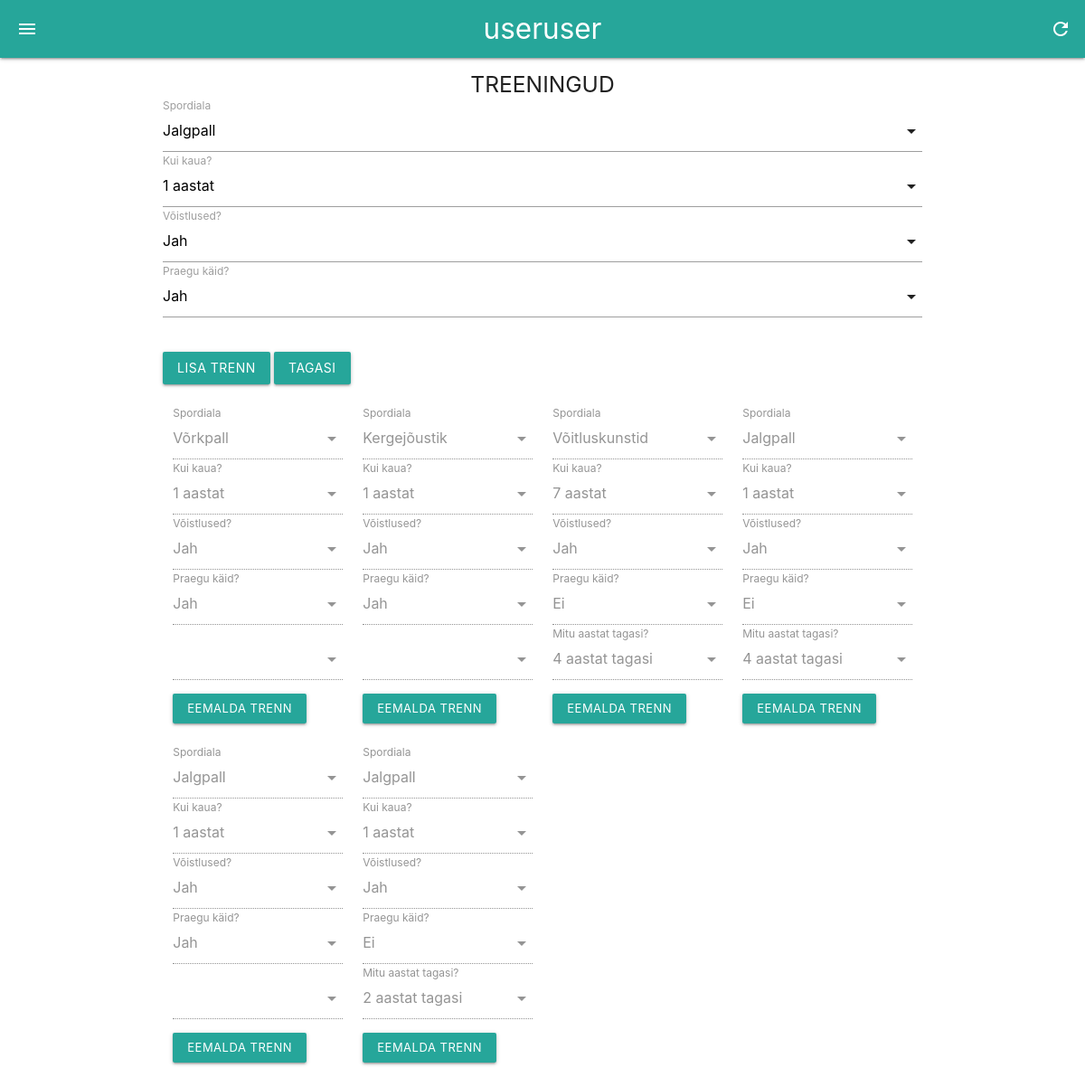
The page /treeningud (signed in) on the database its author committed.
### main.py (models this page shows, shortened)
class User(UserMixin, db.Model):
    id = db.Column(db.Integer, primary_key=True)
    first_name = db.Column(db.String(30))
    last_name = db.Column(db.String(20))
    email = db.Column(db.String(64), unique=True)
    password = db.Column(db.String(80))
    klass_id = db.Column(db.Integer, db.ForeignKey('klass.id'))
    isikukood = db.Column(db.String(11))
    active = db.Column(db.Boolean())
    confirmed_at = db.Column(db.DateTime())
    logs = db.relationship('Log', backref=db.backref('user', lazy=True))
    trainings = db.relationship('Training', backref=db.backref('user', lazy=True))
    roles = db.relationship('Role', secondary=roles_users, backref=db.backref('user', lazy='dynamic'))

class Training(db.Model):
    id = db.Column(db.Integer, primary_key=True)
    user_id = db.Column(db.Integer, db.ForeignKey('user.id'))
    sport_id = db.Column(db.Integer, db.ForeignKey('sport.id'))
    years = db.Column(db.Integer)
    years_ago = db.Column(db.Integer)
    comp = db.Column(db.Boolean)

### main.py (the view, shortened to what this page needs)
@app.route("/treeningud", methods=['POST', 'GET'])
@login_required
def treeningud():
    if not current_user.klass or not current_user.isikukood:
        return redirect(url_for('seaded'))
    form = TrainingsForm(request.form)
    sport_choices = Sport.query.filter_by(type='')
    form.sport.choices = [(s.id, s.sport) for s in sport_choices.all()]
    form.period.choices = [(str(i), str(i) + ' aastat') for i in range(1, 15)]
    form.years_ago.choices = [(str(j), str(j) + ' aastat tagasi') for j in range(1, 15)]
    trainings_list = Training.query.filter_by(user_id=current_user.id).all()
    if 'remove_training' in request.form and request.method == 'POST':
        Training.query.filter_by(id=request.form['remove_training']).delete()
        db.session.commit()
        return redirect(url_for('treeningud'))
    return render_template('treeningud.html', form=form, trainings_list=trainings_list)

### main.py
class TrainingsForm(Form):
    sport = SelectField('Spordiala', coerce=int)
    period = SelectField('Kui kaua?', coerce=str)
    competitions = SelectField('Võistlused?', choices=[('Y', 'Jah'), ('N', 'Ei')], coerce=str)
    active = SelectField('Praegu käid?', choices=[('Y', 'Jah'), ('N', 'Ei')], coerce=str)
    years_ago = SelectField('Mitu aastat tagasi?', coerce=str)

### templates/treeningud.html (shortened to what this page needs)
{% extends "main.html" %}
{% block body %}
{% from "_formhelpers.html" import render_field %}
{% from "_traininghelpers.html" import trainings_field %}
<h5 class="center-align">TREENINGUD</h5>
<form id="add_training" method="POST">
    {{ render_field(form.sport) }}
    {{ render_field(form.period) }}
    {{ render_field(form.competitions) }}
    {{ render_field(form.active, onchange="java_script_:show(this.options[this.selectedIndex].value)")}}
  <br>
  <button type="submit" name="add_training" class="btn">LISA TRENN</button>
  <a href="{{ url_for('home') }}" class="btn">TAGASI</a>
</form>
<div class="row">
{% for training in trainings_list %}
  <div class="col s12 m6 l3">
    {{ trainings_field(training) }}
  </div>
{% endfor %}
</div>
<br>
<br>
<br>
<br>
<br>
{% endblock %}

### templates/main.html (shortened to what this page needs)
<!DOCTYPE html>
<html lang="en">
  <head>
    <link type="text/css" rel="stylesheet" href="static/css/materialize.css"  media="screen,projection"/>
    <link href="../static/css/style.css" rel="stylesheet" type="text/css">
  </head>
  <body>
    <div class="wrapper">
      <div class="navbar-fixed">
        <nav class="teal lighten-1">
          <div class="nav-wrapper ">
            <a href="{{ url_for('home') }}" class="brand-logo center">
              {% if current_user.first_name %}
                {{ current_user.first_name }}
                {{ current_user.last_name }}
              {% else %}
                {{ current_user.email }}
              {% endif %}
            </a>
            <a href="#" data-target="slide-out" class="sidenav-trigger"><i class="material-icons">menu</i></a>
            <ul class="right">
              <li><a href="#" onClick="location.href=location.href"><i class="material-icons">refresh</i></a></li>
            </ul>
          </div>
        </nav>
      </div>
      <div class="container">
        {% block body %}{% endblock %}
      </div>
    </div>
  </body>
</html>

### templates/_formhelpers.html (shortened to what this page needs)
{% macro render_field(field) %}
<div class="input-field">
{{ field.label }}
</div>
{% endmacro %}

### templates/_traininghelpers.html (shortened to what this page needs)
{% macro trainings_field(training) %}
<br>
<div class="input-field">
  <label for="sport">Spordiala</label>
</div>
<div class="input-field">
  <label for="howlong">Kui kaua?</label>
</div>
<div class="input-field">
  <label for="comp">Võistlused?</label>
</div>
<div class="input-field">
  <label for="active">Praegu käid?</label>
</div>
{% if training.years_ago %}
  <div class="input-field">
    <label for="yago">Mitu aastat tagasi?</label>
  </div>
{% else %}
  <div class="input-field">
  </div>
{% endif %}
<form class="remove_training" method="post">
  <button type="submit" value="{{ training.id }}" name="remove_training" class="btn-small">Eemalda trenn</button>
</form>
{% endmacro %}

### rows shown on the page
User: email "useruser"
Training: {{ training.id }} 1 (drawn)
Training: {{ training.id }} 2 (drawn)
Training: {{ training.id }} 3 (drawn)
Training: {{ training.id }} 4 (drawn)
Training: {{ training.id }} 5 (drawn)
Training: {{ training.id }} 6 (drawn)

### other values the page prints
{{ field.label }} "Spordiala Kui kaua? Võistlused? Praegu käid?"
